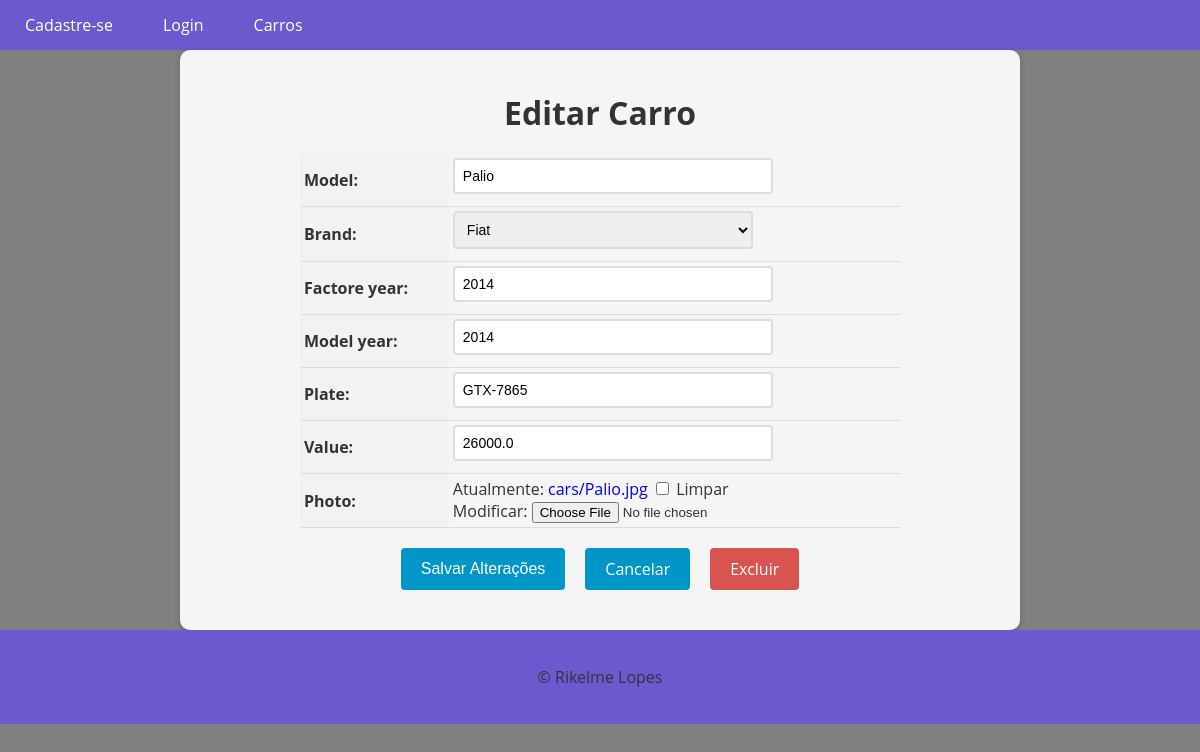
/car/4/update/, run on the app's committed database.
### cars/models.py (models this page shows, shortened)
class Car (models.Model):
    id = models.AutoField(primary_key=True)
    model = models.CharField(max_length=200)
    brand = models.ForeignKey(Brand, on_delete= models.PROTECT, related_name= 'car_brand')
    factore_year = models.IntegerField(blank=True , null=True)
    model_year = models.IntegerField(blank=True , null=True)
    plate = models.CharField(max_length=10, blank=True, null=True)
    value = models.FloatField(blank=True , null=True)
    photo = models.ImageField(upload_to='cars/', blank=True, null=True)

### cars/views.py (the view, shortened to what this page needs)
# urls.py: path('car/<int:pk>/update/', CarUpdateView.as_view(), name= 'car_update'),
class CarUpdateView(UpdateView):
    model = Car
    form_class =CarModelForm
    template_name = 'car_update.html'
    success_url = '/cars/'

### cars/forms.py (shortened to what this page needs)
class CarModelForm(forms.ModelForm):
    class Meta:
        model = Car
        fields = '__all__'

### cars/models.py (called while the page is built)
    def __str__(self):
        return self.name

### cars/templates/car_update.html (shortened to what this page needs)
{% extends "base.html" %} {% block content %}
<form method="post" enctype="multipart/form-data">
  <h1>Editar Carro</h1>
  <table>
    {{ form.as_table }}
  </table>
  <div>
    <div class="buttons-container">
      <input type="submit" value="Salvar Alterações" class="btn btn-primary" />
      <a href="{% url 'cars_list' %}" class="btn btn-secondary">Cancelar</a>
      <a href="{% url 'car_delete' pk=object.pk %}" class="btn btn-danger"
        >Excluir</a
      >
    </div>
  </div>
</form>
{% endblock %}

### app/templates/base.html (style rules this page uses)
body { font-family: "Open Sans", sans-serif; background-color: Gray; color: #333; margin: 0; padding: 0; }

### cars/templates/car_update.html (style rules this page uses)
form { max-width: 800px; margin: 0 auto; padding: 20px; background-color: #f5f5f5; border-radius: 10px; box-shadow: 0 2px 6px rgba(0, 0, 0, 0.2); }
form h1 { font-size: 2rem; margin-bottom: 20px; text-align: center; }
table { margin: 0 auto; border-collapse: collapse; width: 100%; max-width: 600px; }
th, td { padding: 4px; text-align: left; border-bottom: 1px solid #ddd; }
th { background-color: #f2f2f2; }
input[type="text"], input[type="number"], select, textarea { padding: 8px; font-size: 14px; border: 2px solid #ddd; border-radius: 4px; width: 100%; max-width: 300px; margin-bottom: 8px; transition: border-bottom-color 0.3s ease-in-out; }
.btn { background-color: #0096c7; color: #fff; border: none; padding: 10px 20px; font-size: 16px; border-radius: 4px; cursor: pointer; transition: background-color 0.3s ease-in-out; }
.buttons-container { display: flex; justify-content: center; margin-top: 20px; margin-bottom: 20px; }
.btn { display: inline-block; background-color: #0096c7; color: #fff; border: none; padding: 10px 20px; font-size: 16px; border-radius: 4px; cursor: pointer; transition: background-color 0.3s ease-in-out; margin: 0 10px; }
.btn-danger { background-color: #d9534f; text-decoration: none !important; }
a { text-decoration: none !important; }

### data on the page
Car: model "Palio", brand "Fiat", factore_year "2014", model_year "2014", plate "GTX-7865", value "26000.0"
